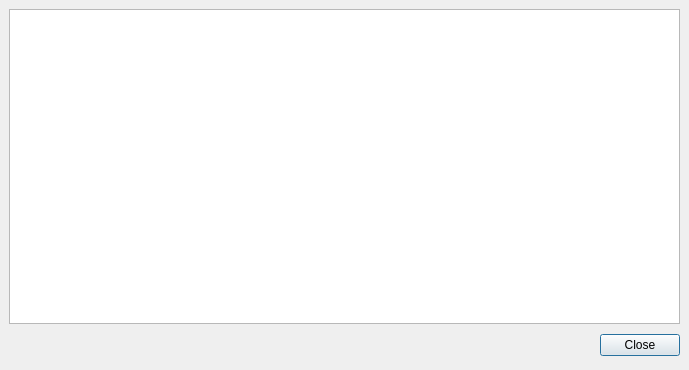
<?xml version="1.0" encoding="UTF-8"?>
<ui version="4.0">
 <class>ShowTextDialog</class>
 <widget class="QDialog" name="ShowTextDialog">
  <property name="geometry">
   <rect>
    <x>0</x>
    <y>0</y>
    <width>689</width>
    <height>370</height>
   </rect>
  </property>
  <property name="windowTitle">
   <string>Dialog</string>
  </property>
  <layout class="QGridLayout">
   <property name="margin">
    <number>9</number>
   </property>
   <property name="spacing">
    <number>6</number>
   </property>
   <item row="0" column="0">
    <widget class="QTextBrowser" name="textBrowser"/>
   </item>
   <item row="1" column="0">
    <layout class="QHBoxLayout">
     <property name="spacing">
      <number>6</number>
     </property>
     <property name="margin">
      <number>0</number>
     </property>
     <item>
      <spacer>
       <property name="orientation">
        <enum>Qt::Horizontal</enum>
       </property>
       <property name="sizeHint" stdset="0">
        <size>
         <width>131</width>
         <height>31</height>
        </size>
       </property>
      </spacer>
     </item>
     <item>
      <widget class="QPushButton" name="okButton">
       <property name="text">
        <string>Close</string>
       </property>
      </widget>
     </item>
    </layout>
   </item>
  </layout>
 </widget>
 <resources/>
 <connections>
  <connection>
   <sender>okButton</sender>
   <signal>clicked()</signal>
   <receiver>ShowTextDialog</receiver>
   <slot>accept()</slot>
   <hints>
    <hint type="sourcelabel">
     <x>278</x>
     <y>253</y>
    </hint>
    <hint type="destinationlabel">
     <x>96</x>
     <y>254</y>
    </hint>
   </hints>
  </connection>
 </connections>
</ui>
